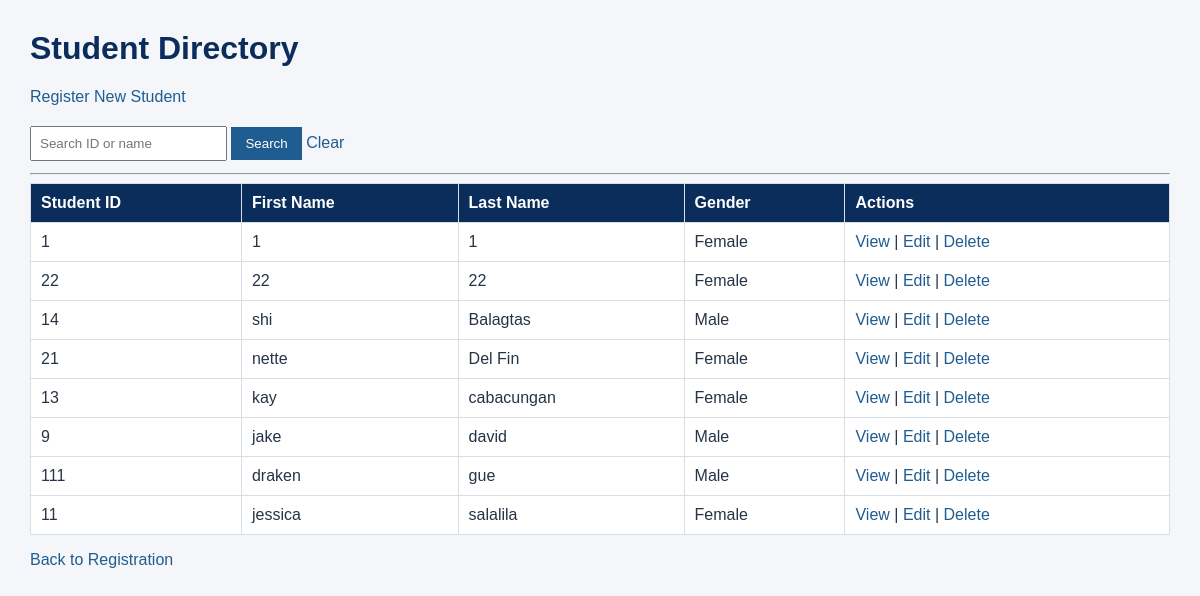
/registration/students/ (signed in), run on an earlier commit of the app's database.
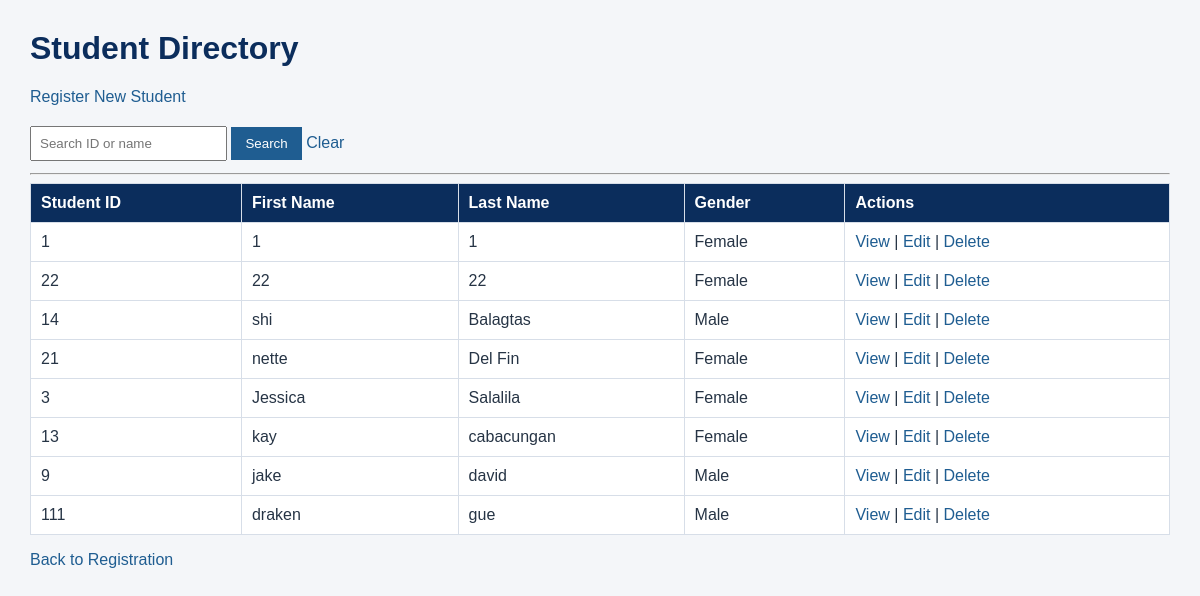
And on a later commit of the database.
### registration/models.py (models this page shows, shortened)
class Student(models.Model):
    GENDER_CHOICES = [
        ('Male', 'Male'),
        ('Female', 'Female'),
        ('Other', 'Other'),
    ]
    student_id=models.CharField(
        max_length=20,
        unique=True)
    first_name=models.CharField(
        max_length=100)
    last_name=models.CharField(
        max_length=100)
    gender_name=models.CharField(
        max_length=10,
        choices=GENDER_CHOICES)
    date_of_birth=models.DateField()
    contact_number=models.CharField(
        max_length=20)

### registration/views.py (the view)
# urls.py: path('students/', views.student_list, name='student_list'),
@user_passes_test(staff_check, login_url='login')
def student_list(request):
    query = request.GET.get('q', '').strip()
    students = Student.objects.all().order_by('last_name', 'first_name')
    if query:
        students = students.filter(
            Q(student_id__icontains=query)
            | Q(first_name__icontains=query)
            | Q(last_name__icontains=query)
        )
    return render(
        request,
        'registration/student_list.html',
        {'students': students, 'query': query},
    )

### registration/views.py (called while the page is built)
def staff_check(user):
    return user.is_authenticated and user.is_staff

### registration/templates/registration/student_list.html (shortened to what this page needs)
{% load static %}
<!DOCTYPE html>
<html lang="en">
<head>
    <link rel="stylesheet" href="{% static 'registration/style.css' %}">
</head>
<body>
    <h1>Student Directory</h1>
    <p><a href="{% url 'student_create' %}">Register New Student</a></p>
    <form method="get">
        <input type="text" name="q" value="{{ query }}" placeholder="Search ID or name">
        <button type="submit">Search</button>
        <a href="{% url 'student_list' %}">Clear</a>
    </form>
    <hr>
    {% if students %}
        <table>
            <thead>
                <tr>
                    <th>Student ID</th>
                    <th>First Name</th>
                    <th>Last Name</th>
                    <th>Gender</th>
                    <th>Actions</th>
                </tr>
            </thead>
            <tbody>
                {% for student in students %}
                    <tr>
                        <td>{{ student.student_id }}</td>
                        <td>{{ student.first_name }}</td>
                        <td>{{ student.last_name }}</td>
                        <td>{{ student.gender_name }}</td>
                        <td>
                            <a href="{% url 'student_detail' student.pk %}">View</a> |
                            <a href="{% url 'student_update' student.pk %}">Edit</a> |
                            <a href="{% url 'student_delete' student.pk %}">Delete</a>
                        </td>
                    </tr>
                {% endfor %}
            </tbody>
        </table>
    {% else %}
        <p>No Student records found.</p>
    {% endif %}
    <p><a href="{% url 'student_registration' %}">Back to Registration</a></p>
</body>
</html>

What changed in the data, as far as the page shows it:
removed Student: student_id "11", first_name "jessica", last_name "salalila", gender_name "Female"
added Student: student_id "3", first_name "Jessica", last_name "Salalila", gender_name "Female"
